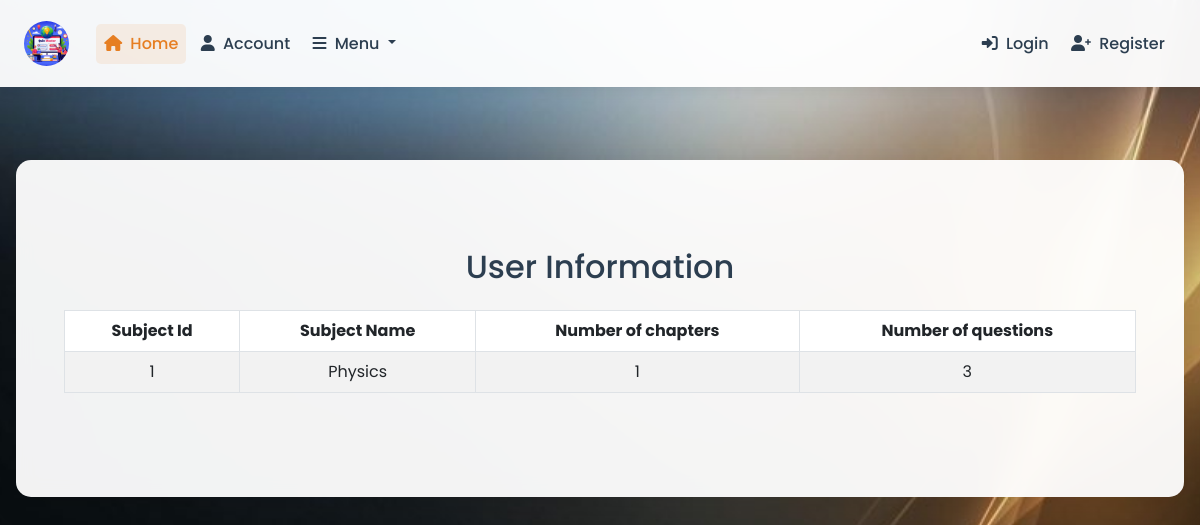
/subjects/1, run on an earlier commit of the app's database.
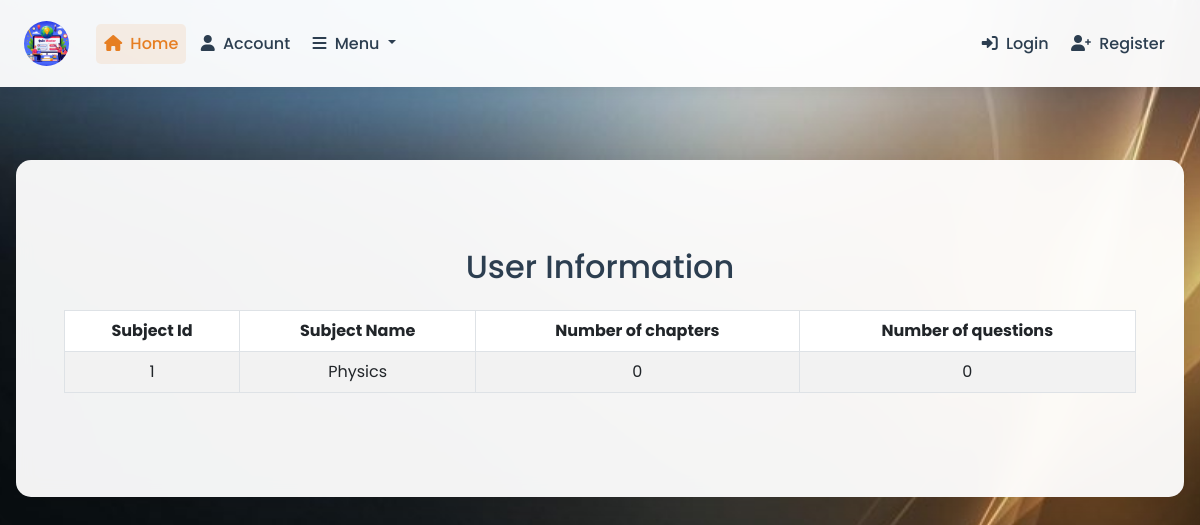
And on a later commit of the database.
### App/models.py (models this page shows, shortened)
class Subjects(db.Model):
    id = db.Column(db.Integer, primary_key=True)
    name = db.Column(db.String(20), nullable=False)
    no_of_chapters = db.Column(db.Integer, nullable=False, default=0)
    no_of_questions = db.Column(db.Integer, nullable=False, default=0)
    chapters = db.relationship('Chapters', backref='subject', lazy=True)
    questions = db.relationship('Questions', backref='subject', lazy=True)

### App/routes.py (the view)
@app.route('/subjects/<int:sub_id>')
def subject_info(sub_id):
    sub = Subjects.query.get_or_404(sub_id)
    return render_template('Subject_Info.html', title = sub.name, sub=sub)

### App/templates/Subject_Info.html
{% extends "layout.html" %}
{% block content %}
<div class="container my-4">
    <h2 class="text-center mb-4">User Information</h2>
    <diV>
    <table class="table table-bordered table-striped table-hover text-center">
        <thead class="thead-dark">
            <tr>
                <th>Subject Id</th>
                <th>Subject Name</th>
                <th>Number of chapters</th>
                <th>Number of questions</th>
            </tr>
        </thead>
        <tbody>
            <tr>
                <td>{{ sub.id }}</td>
                <td>{{ sub.name }}</td>
                <td>{{ sub.no_of_chapters }}</td>
                <td>{{ sub.no_of_questions }}</td>
            </tr>
        </tbody>
    </table>
    </diV>
</div>
{% endblock content %}

What changed in the data, as far as the page shows it:
changed Subjects "Physics": no_of_chapters "1" → "0"; no_of_questions "3" → "0"
